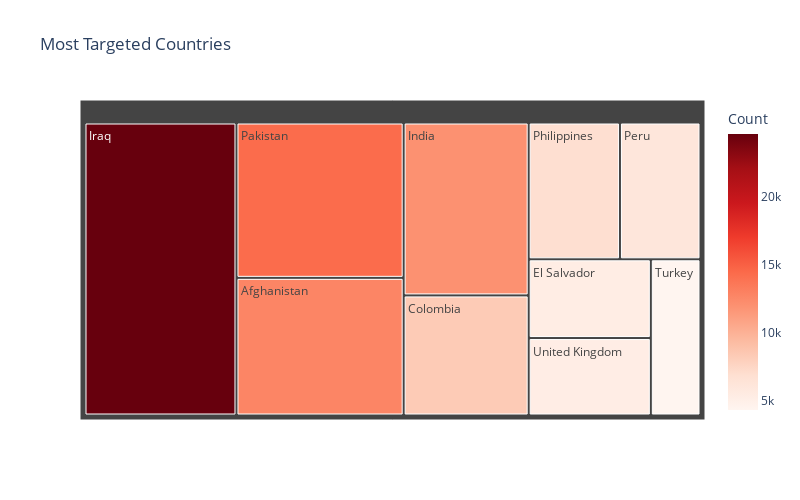

The cell this chart's notebook holds for it:
### Code cell
country_counts = df['Country'].value_counts().head(10)

treemap_data = pd.DataFrame({'Country': country_counts.index, 'Count': country_counts.values})

fig = px.treemap(treemap_data, path=['Country'], values='Count',
                 title='Most Targeted Countries',
                 color='Count', color_continuous_scale='reds')


fig.update_layout(width=800, height=500)

fig.show()

### Figure 1 — Plotly figure (JSON) as saved in the notebook; plotly's stock layout.template omitted (floating-point values rounded to 4 significant figures)
{"data": [{"branchvalues": "total", "customdata": [[12731], [8306], [5320], [11960], [24636], [14368], [6096], [6908], [4292], [5235]], "domain": {"x": [0, 1], "y": [0, 1]}, "hovertemplate": "labels=%{label}<br>Count_sum=%{value}<br>parent=%{parent}<br>id=%{id}<br>Count=%{color}<extra></extra>", "ids": ["Afghanistan", "Colombia", "El Salvador", "India", "Iraq", "Pakistan", "Peru", "Philippines", "Turkey", "United Kingdom"], "labels": ["Afghanistan", "Colombia", "El Salvador", "India", "Iraq", "Pakistan", "Peru", "Philippines", "Turkey", "United Kingdom"], "marker": {"coloraxis": "coloraxis", "colors": [12731, 8306, 5320, 11960, 24636, 14368, 6096, 6908, 4292, 5235]}, "name": "", "parents": ["", "", "", "", "", "", "", "", "", ""], "type": "treemap", "values": [12731, 8306, 5320, 11960, 24636, 14368, 6096, 6908, 4292, 5235]}], "layout": {"coloraxis": {"colorbar": {"title": {"text": "Count"}}, "colorscale": [[0, "rgb(255,245,240)"], [0.125, "rgb(254,224,210)"], [0.25, "rgb(252,187,161)"], [0.375, "rgb(252,146,114)"], [0.5, "rgb(251,106,74)"], [0.625, "rgb(239,59,44)"], [0.75, "rgb(203,24,29)"], [0.875, "rgb(165,15,21)"], [1, "rgb(103,0,13)"]]}, "height": 500, "legend": {"tracegroupgap": 0}, "title": {"text": "Most Targeted Countries"}, "width": 800}}
